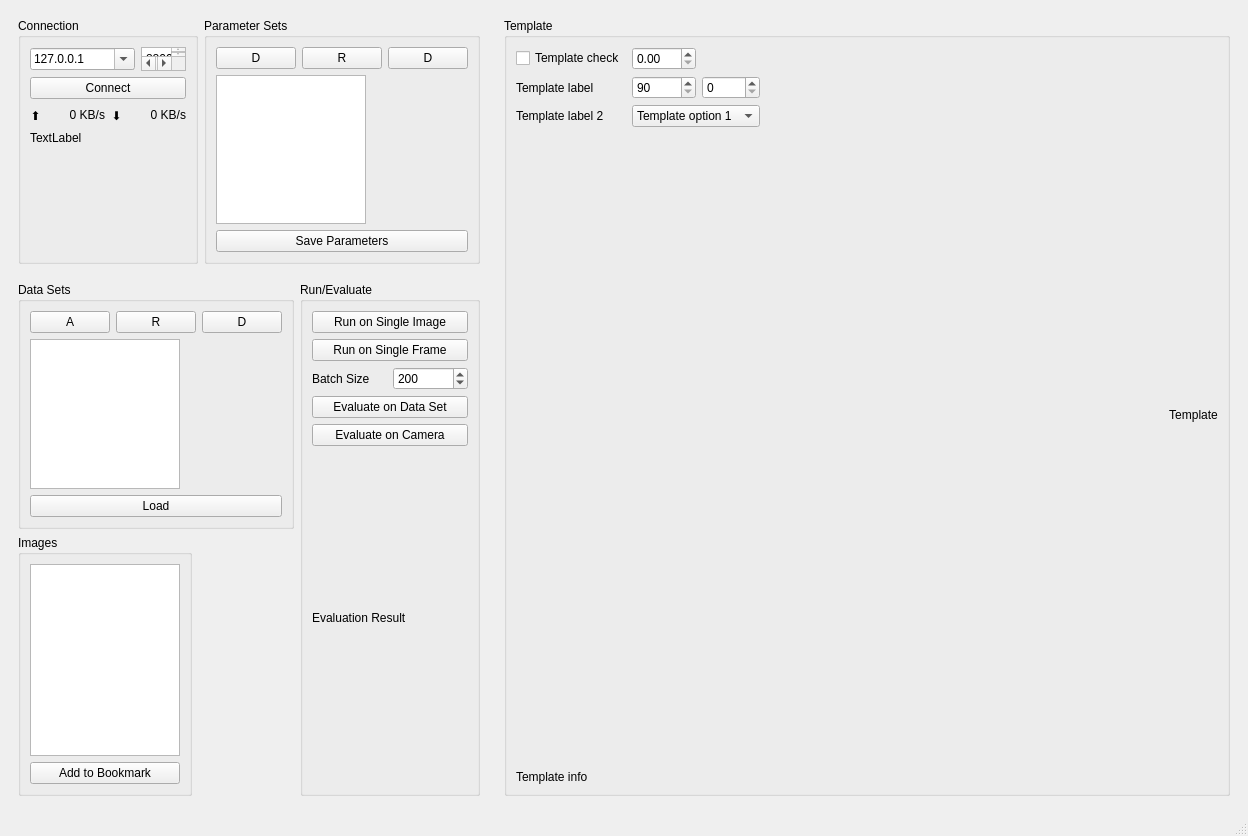
<?xml version="1.0" encoding="UTF-8"?>
<ui version="4.0">
 <class>MainWindow</class>
 <widget class="QMainWindow" name="MainWindow">
  <property name="geometry">
   <rect>
    <x>0</x>
    <y>0</y>
    <width>1248</width>
    <height>836</height>
   </rect>
  </property>
  <property name="windowTitle">
   <string>MainWindow</string>
  </property>
  <widget class="QWidget" name="centralwidget">
   <layout class="QGridLayout" name="gridLayout">
    <property name="verticalSpacing">
     <number>0</number>
    </property>
    <item row="0" column="1" rowspan="4">
     <widget class="QScrollArea" name="centralContainer">
      <property name="frameShape">
       <enum>QFrame::NoFrame</enum>
      </property>
      <property name="widgetResizable">
       <bool>true</bool>
      </property>
      <widget class="QWidget" name="scrollAreaWidgetContents">
       <property name="geometry">
        <rect>
         <x>0</x>
         <y>0</y>
         <width>814</width>
         <height>785</height>
        </rect>
       </property>
       <layout class="QVBoxLayout" name="centralContainerVertialLayout">
        <item>
         <widget class="QGroupBox" name="templateGroup">
          <property name="title">
           <string>Template</string>
          </property>
          <layout class="QHBoxLayout" name="templateHorizontalLayout">
           <item>
            <widget class="QWidget" name="templateLeftContainer" native="true">
             <layout class="QGridLayout" name="templateGridLayout">
              <property name="leftMargin">
               <number>0</number>
              </property>
              <property name="topMargin">
               <number>0</number>
              </property>
              <property name="rightMargin">
               <number>0</number>
              </property>
              <property name="bottomMargin">
               <number>0</number>
              </property>
              <item row="3" column="0">
               <widget class="QLabel" name="templateLabel2">
                <property name="text">
                 <string>Template label 2</string>
                </property>
               </widget>
              </item>
              <item row="1" column="0">
               <widget class="QCheckBox" name="templateCheck">
                <property name="text">
                 <string>Template check</string>
                </property>
               </widget>
              </item>
              <item row="5" column="0" colspan="3">
               <widget class="QLabel" name="templateInfoLabel">
                <property name="text">
                 <string>Template info</string>
                </property>
               </widget>
              </item>
              <item row="2" column="0">
               <widget class="QLabel" name="templateLabel">
                <property name="text">
                 <string>Template label</string>
                </property>
               </widget>
              </item>
              <item row="2" column="1">
               <widget class="QDoubleSpinBox" name="templateMinSpin">
                <property name="decimals">
                 <number>0</number>
                </property>
                <property name="minimum">
                 <double>90.000000000000000</double>
                </property>
                <property name="maximum">
                 <double>180.000000000000000</double>
                </property>
               </widget>
              </item>
              <item row="1" column="1">
               <widget class="QDoubleSpinBox" name="templateDoubleSpin">
                <property name="decimals">
                 <number>2</number>
                </property>
                <property name="maximum">
                 <double>999.000000000000000</double>
                </property>
               </widget>
              </item>
              <item row="4" column="0" colspan="3">
               <spacer name="templateVerticalSpacer">
                <property name="orientation">
                 <enum>Qt::Vertical</enum>
                </property>
                <property name="sizeHint" stdset="0">
                 <size>
                  <width>229</width>
                  <height>230</height>
                 </size>
                </property>
               </spacer>
              </item>
              <item row="3" column="1" colspan="2">
               <widget class="QComboBox" name="templateComboBox">
                <item>
                 <property name="text">
                  <string>Template option 1</string>
                 </property>
                </item>
                <item>
                 <property name="text">
                  <string>Template option 2</string>
                 </property>
                </item>
               </widget>
              </item>
              <item row="2" column="2">
               <widget class="QDoubleSpinBox" name="templateMaxSpin">
                <property name="decimals">
                 <number>0</number>
                </property>
                <property name="maximum">
                 <double>90.000000000000000</double>
                </property>
               </widget>
              </item>
             </layout>
            </widget>
           </item>
           <item>
            <spacer name="templateHorizontalSpacer">
             <property name="orientation">
              <enum>Qt::Horizontal</enum>
             </property>
             <property name="sizeHint" stdset="0">
              <size>
               <width>443</width>
               <height>20</height>
              </size>
             </property>
            </spacer>
           </item>
           <item>
            <widget class="QLabel" name="templateImage">
             <property name="minimumSize">
              <size>
               <width>0</width>
               <height>360</height>
              </size>
             </property>
             <property name="maximumSize">
              <size>
               <width>16777215</width>
               <height>360</height>
              </size>
             </property>
             <property name="text">
              <string>Template</string>
             </property>
             <property name="alignment">
              <set>Qt::AlignCenter</set>
             </property>
            </widget>
           </item>
          </layout>
         </widget>
        </item>
       </layout>
      </widget>
     </widget>
    </item>
    <item row="2" column="0">
     <widget class="QWidget" name="bottomLeftContainer" native="true">
      <layout class="QGridLayout" name="gridLayout_16">
       <item row="0" column="0">
        <widget class="QGroupBox" name="dataSetGroup">
         <property name="sizePolicy">
          <sizepolicy hsizetype="Maximum" vsizetype="Maximum">
           <horstretch>0</horstretch>
           <verstretch>0</verstretch>
          </sizepolicy>
         </property>
         <property name="title">
          <string>Data Sets</string>
         </property>
         <layout class="QGridLayout" name="gridLayout_7">
          <item row="0" column="1">
           <widget class="QPushButton" name="renameDataSetButton">
            <property name="text">
             <string>R</string>
            </property>
           </widget>
          </item>
          <item row="0" column="0">
           <widget class="QPushButton" name="addDataSetButton">
            <property name="text">
             <string>A</string>
            </property>
           </widget>
          </item>
          <item row="2" column="0" colspan="3">
           <widget class="QPushButton" name="loadDataSetButton">
            <property name="text">
             <string>Load</string>
            </property>
           </widget>
          </item>
          <item row="0" column="2">
           <widget class="QPushButton" name="deleteDataSetButton">
            <property name="text">
             <string>D</string>
            </property>
           </widget>
          </item>
          <item row="1" column="0" colspan="3">
           <widget class="QListWidget" name="imageSetList">
            <property name="maximumSize">
             <size>
              <width>150</width>
              <height>150</height>
             </size>
            </property>
           </widget>
          </item>
         </layout>
        </widget>
       </item>
       <item row="0" column="1" rowspan="2">
        <widget class="QGroupBox" name="evaluationGroup">
         <property name="sizePolicy">
          <sizepolicy hsizetype="Preferred" vsizetype="Preferred">
           <horstretch>0</horstretch>
           <verstretch>0</verstretch>
          </sizepolicy>
         </property>
         <property name="title">
          <string>Run/Evaluate</string>
         </property>
         <layout class="QGridLayout" name="gridLayout_9">
          <item row="1" column="0" colspan="2">
           <widget class="QPushButton" name="runSingleFrameButton">
            <property name="text">
             <string>Run on Single Frame</string>
            </property>
           </widget>
          </item>
          <item row="0" column="0" colspan="2">
           <widget class="QPushButton" name="runSingleImageButton">
            <property name="text">
             <string>Run on Single Image</string>
            </property>
           </widget>
          </item>
          <item row="2" column="1">
           <widget class="QDoubleSpinBox" name="batchSizeSpin">
            <property name="decimals">
             <number>0</number>
            </property>
            <property name="maximum">
             <double>9999.000000000000000</double>
            </property>
            <property name="value">
             <double>200.000000000000000</double>
            </property>
           </widget>
          </item>
          <item row="4" column="0" colspan="2">
           <widget class="QPushButton" name="evalOnCameraButton">
            <property name="text">
             <string>Evaluate on Camera</string>
            </property>
           </widget>
          </item>
          <item row="2" column="0">
           <widget class="QLabel" name="label_9">
            <property name="text">
             <string>Batch Size</string>
            </property>
           </widget>
          </item>
          <item row="5" column="0" colspan="2">
           <widget class="QLabel" name="evalResultLabel">
            <property name="text">
             <string>Evaluation Result</string>
            </property>
           </widget>
          </item>
          <item row="3" column="0" colspan="2">
           <widget class="QPushButton" name="evalOnImagesButton">
            <property name="text">
             <string>Evaluate on Data Set</string>
            </property>
           </widget>
          </item>
         </layout>
        </widget>
       </item>
       <item row="1" column="0">
        <widget class="QGroupBox" name="imageGroup">
         <property name="sizePolicy">
          <sizepolicy hsizetype="Maximum" vsizetype="Preferred">
           <horstretch>0</horstretch>
           <verstretch>0</verstretch>
          </sizepolicy>
         </property>
         <property name="title">
          <string>Images</string>
         </property>
         <layout class="QGridLayout" name="gridLayout_8">
          <item row="2" column="0">
           <widget class="QPushButton" name="addToBookmarkButton">
            <property name="text">
             <string>Add to Bookmark</string>
            </property>
           </widget>
          </item>
          <item row="1" column="0">
           <widget class="QListWidget" name="getImageList">
            <property name="maximumSize">
             <size>
              <width>150</width>
              <height>16777215</height>
             </size>
            </property>
           </widget>
          </item>
         </layout>
        </widget>
       </item>
      </layout>
     </widget>
    </item>
    <item row="1" column="0">
     <widget class="QWidget" name="topLeftContainer" native="true">
      <property name="sizePolicy">
       <sizepolicy hsizetype="Preferred" vsizetype="Maximum">
        <horstretch>0</horstretch>
        <verstretch>0</verstretch>
       </sizepolicy>
      </property>
      <layout class="QHBoxLayout" name="horizontalLayout">
       <item>
        <widget class="QGroupBox" name="connectionGroup">
         <property name="sizePolicy">
          <sizepolicy hsizetype="Fixed" vsizetype="Minimum">
           <horstretch>0</horstretch>
           <verstretch>0</verstretch>
          </sizepolicy>
         </property>
         <property name="minimumSize">
          <size>
           <width>180</width>
           <height>0</height>
          </size>
         </property>
         <property name="maximumSize">
          <size>
           <width>180</width>
           <height>16777215</height>
          </size>
         </property>
         <property name="title">
          <string>Connection</string>
         </property>
         <layout class="QGridLayout" name="gridLayout_15">
          <item row="3" column="0" colspan="2">
           <widget class="QLabel" name="connectionLabel">
            <property name="sizePolicy">
             <sizepolicy hsizetype="Preferred" vsizetype="MinimumExpanding">
              <horstretch>0</horstretch>
              <verstretch>0</verstretch>
             </sizepolicy>
            </property>
            <property name="text">
             <string>TextLabel</string>
            </property>
            <property name="alignment">
             <set>Qt::AlignLeading|Qt::AlignLeft|Qt::AlignTop</set>
            </property>
           </widget>
          </item>
          <item row="0" column="1">
           <widget class="QPlainTextEdit" name="serverPortEdit">
            <property name="sizePolicy">
             <sizepolicy hsizetype="Maximum" vsizetype="Fixed">
              <horstretch>0</horstretch>
              <verstretch>0</verstretch>
             </sizepolicy>
            </property>
            <property name="minimumSize">
             <size>
              <width>45</width>
              <height>24</height>
             </size>
            </property>
            <property name="maximumSize">
             <size>
              <width>45</width>
              <height>24</height>
             </size>
            </property>
            <property name="lineWrapMode">
             <enum>QPlainTextEdit::NoWrap</enum>
            </property>
            <property name="plainText">
             <string>8800</string>
            </property>
           </widget>
          </item>
          <item row="1" column="0" colspan="2">
           <widget class="QPushButton" name="connectButton">
            <property name="text">
             <string>Connect</string>
            </property>
           </widget>
          </item>
          <item row="0" column="0">
           <widget class="QComboBox" name="serverAddressCombo">
            <property name="editable">
             <bool>true</bool>
            </property>
            <item>
             <property name="text">
              <string>127.0.0.1</string>
             </property>
            </item>
           </widget>
          </item>
          <item row="2" column="0" colspan="2">
           <widget class="QWidget" name="widget" native="true">
            <property name="minimumSize">
             <size>
              <width>0</width>
              <height>20</height>
             </size>
            </property>
            <layout class="QHBoxLayout" name="horizontalLayout_2">
             <property name="leftMargin">
              <number>0</number>
             </property>
             <property name="topMargin">
              <number>0</number>
             </property>
             <property name="rightMargin">
              <number>0</number>
             </property>
             <property name="bottomMargin">
              <number>0</number>
             </property>
             <item>
              <widget class="QLabel" name="label_13">
               <property name="sizePolicy">
                <sizepolicy hsizetype="Maximum" vsizetype="Preferred">
                 <horstretch>0</horstretch>
                 <verstretch>0</verstretch>
                </sizepolicy>
               </property>
               <property name="text">
                <string>⬆️</string>
               </property>
               <property name="alignment">
                <set>Qt::AlignCenter</set>
               </property>
              </widget>
             </item>
             <item>
              <widget class="QLabel" name="sentBytesLabel">
               <property name="text">
                <string>0 KB/s</string>
               </property>
               <property name="alignment">
                <set>Qt::AlignRight|Qt::AlignTrailing|Qt::AlignVCenter</set>
               </property>
              </widget>
             </item>
             <item>
              <widget class="QLabel" name="label_14">
               <property name="sizePolicy">
                <sizepolicy hsizetype="Maximum" vsizetype="Preferred">
                 <horstretch>0</horstretch>
                 <verstretch>0</verstretch>
                </sizepolicy>
               </property>
               <property name="text">
                <string>⬇️</string>
               </property>
               <property name="alignment">
                <set>Qt::AlignCenter</set>
               </property>
              </widget>
             </item>
             <item>
              <widget class="QLabel" name="recvBytesLabel">
               <property name="text">
                <string>0 KB/s</string>
               </property>
               <property name="alignment">
                <set>Qt::AlignRight|Qt::AlignTrailing|Qt::AlignVCenter</set>
               </property>
              </widget>
             </item>
            </layout>
           </widget>
          </item>
         </layout>
        </widget>
       </item>
       <item>
        <widget class="QGroupBox" name="paramSetGroup">
         <property name="sizePolicy">
          <sizepolicy hsizetype="Maximum" vsizetype="Maximum">
           <horstretch>0</horstretch>
           <verstretch>0</verstretch>
          </sizepolicy>
         </property>
         <property name="title">
          <string>Parameter Sets</string>
         </property>
         <layout class="QGridLayout" name="gridLayout_6">
          <item row="1" column="0" colspan="3">
           <widget class="QListWidget" name="paramSetList">
            <property name="minimumSize">
             <size>
              <width>150</width>
              <height>0</height>
             </size>
            </property>
            <property name="maximumSize">
             <size>
              <width>150</width>
              <height>150</height>
             </size>
            </property>
           </widget>
          </item>
          <item row="0" column="0">
           <widget class="QPushButton" name="duplicateParamSetButton">
            <property name="text">
             <string>D</string>
            </property>
           </widget>
          </item>
          <item row="2" column="0" colspan="3">
           <widget class="QPushButton" name="saveParamButton">
            <property name="enabled">
             <bool>true</bool>
            </property>
            <property name="text">
             <string>Save Parameters</string>
            </property>
           </widget>
          </item>
          <item row="0" column="1">
           <widget class="QPushButton" name="renameParamSetButton">
            <property name="text">
             <string>R</string>
            </property>
           </widget>
          </item>
          <item row="0" column="2">
           <widget class="QPushButton" name="deleteParamSetButton">
            <property name="text">
             <string>D</string>
            </property>
           </widget>
          </item>
         </layout>
        </widget>
       </item>
      </layout>
     </widget>
    </item>
   </layout>
  </widget>
  <widget class="QStatusBar" name="statusBar"/>
 </widget>
 <resources/>
 <connections/>
</ui>
